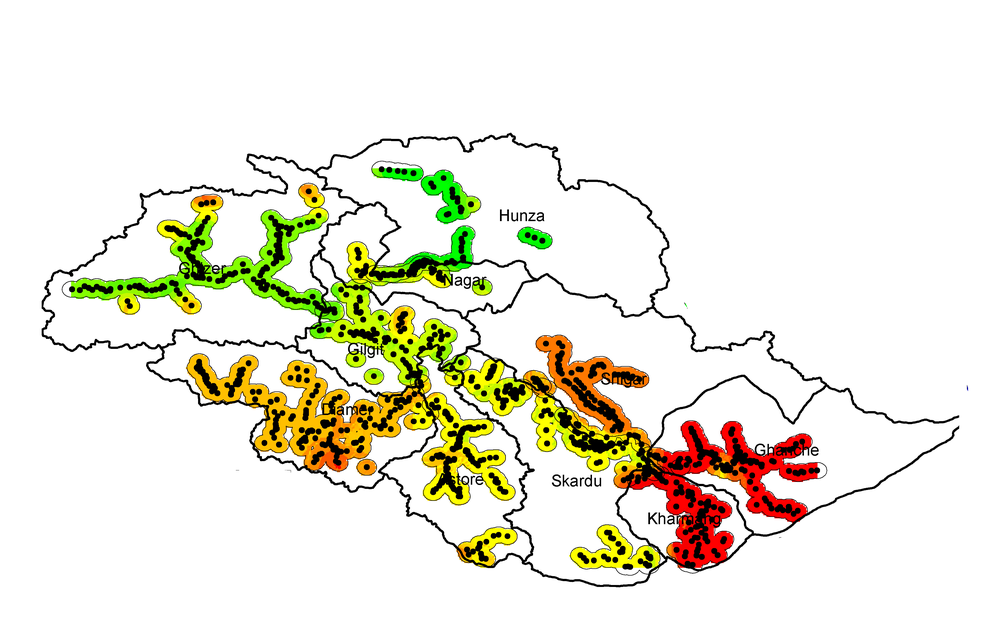
%> input picture images/Group-1-3-5.tif, 1000 x 625 px, shrunk from 3600 x 2250 before the run
$ octave gaussian_blur.m   (GNU Octave 9; MATLAB toolbox functions it lacks are replaced by stand-ins)
%> lines starting %> are read from the running program, lines starting %| are printed output that depends on the picture
% Read the image
I = imread('Group-1-3-5.tif');

% Extract the first three channels to create an RGB image
rgb = cat(3, I(:, :, 1), I(:, :, 2), I(:, :, 3));

% Convert the RGB image to grayscale
gray_img = rgb2gray(rgb);
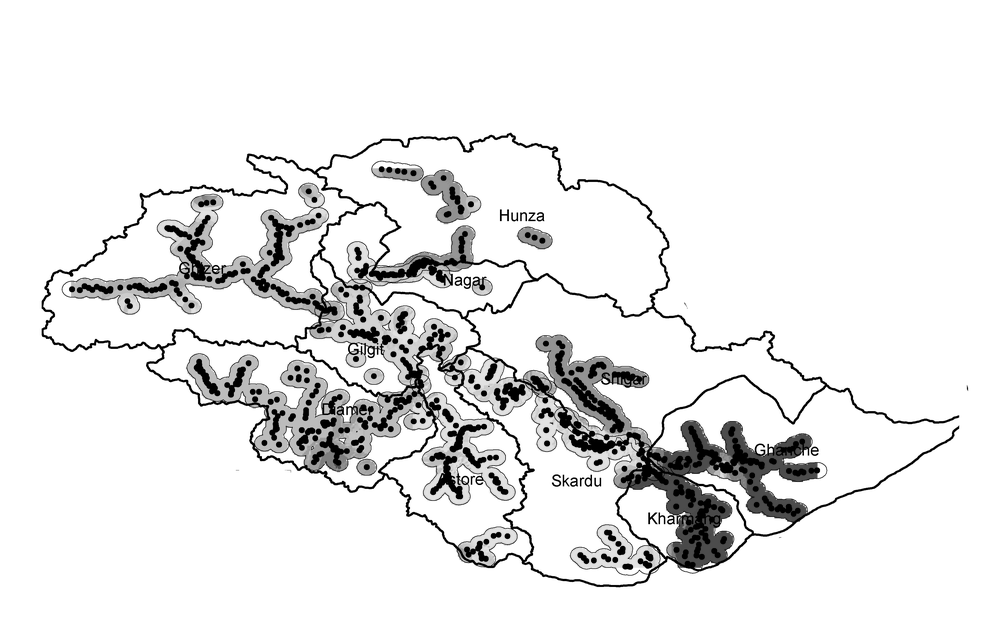
%> gray_img: size 625x1000 uint8; min 0, max 255, mean 233.2
figure;
imhist(gray_img)
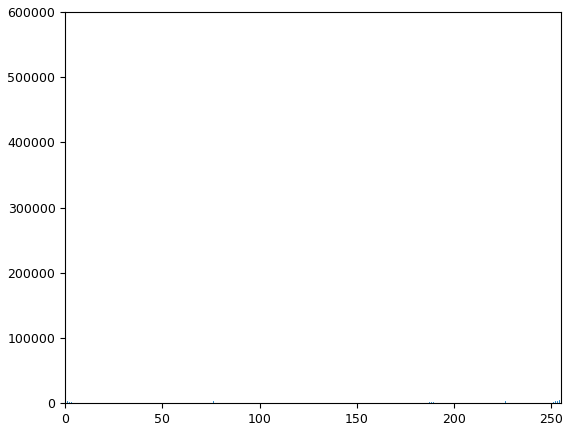
%> figure redrawn from the program's plot data; highest point at x = 255, y = 512731

% Apply Gaussian blur with a specified standard deviation
blurred_img = imgaussfilt(gray_img, 5); % Adjust the standard deviation (sigma) as needed
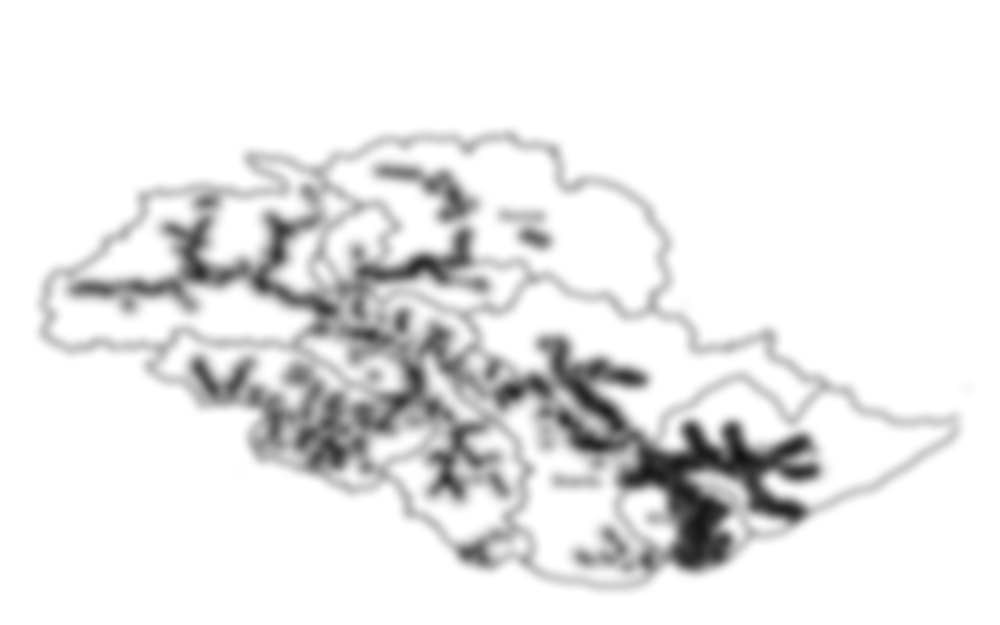
%> blurred_img: size 625x1000 uint8; min 17, max 255, mean 233.2

% Display the blurred image
figure;
imshow(blurred_img);

$ run again, with images/2channel.jpg saved as images/Group-1-3-5.tif
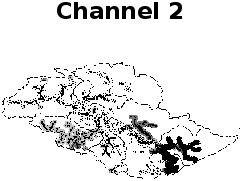
%> input picture images/2channel.jpg, 242 x 181 px
%> I is the input picture: size 181x242x3 uint8; min 0, max 255, mean 229.9
%> `imhist(gray_img)`:
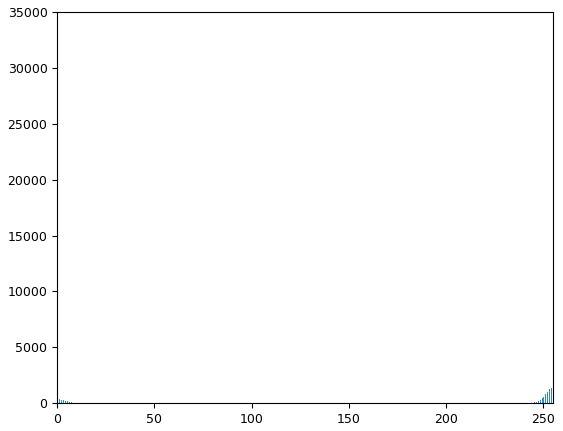
%> figure redrawn from the program's plot data; highest point at x = 255, y = 32505
%> `blurred_img = imgaussfilt(gray_img, 5);`:
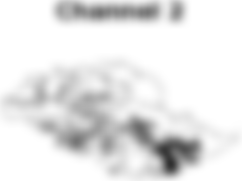
%> blurred_img: size 181x242 uint8; min 47, max 255, mean 230.2
